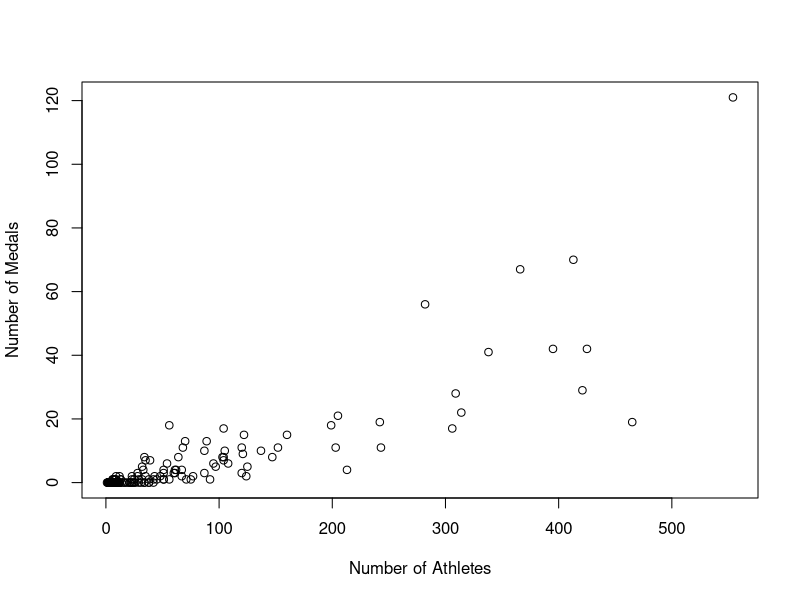
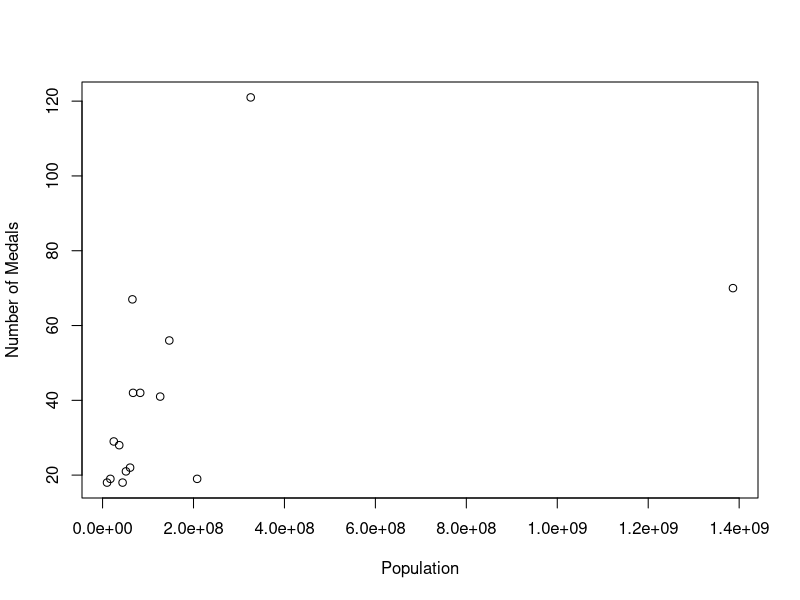

Source code (R) for these figures, in order:
## ---- chunk 1
athletes <-  read.table("athletes2016.txt")
## ---- chunk 2
cnames <-  c("Country", "NumAthletes", "NumGold", "NumSilver", "NumBronze", "NumTotal")
colnames(athletes, do.NULL = FALSE)
colnames(athletes) <- cnames
## ---- chunk 3
sorted_by_athletes <- athletes[order(-athletes$NumAthletes),]
most_athletes_15 <- sorted_by_athletes$Country[1:15]
## ---- chunk 4
sorted_by_medals <- athletes[order(-athletes$NumTotal),]
most_medals_15 <- sorted_by_medals$Country[1:15]
## ---- chunk 5
plot(athletes$NumAthletes, athletes$NumTotal, xlab = 'Number of Athletes', 
     ylab = 'Number of Medals')
ath_cor = cor(athletes$NumAthletes, athletes$NumTotal)
## ---- chunk 6
population = c(325771000, 1386390000, 65648100, 146787329, 67080000, 
               82800000, 126750000, 24654000, 36660000,60532325, 51446201,
               208003000, 17155200, 9843031, 44044811)
## ---- chunk 7
plot(population, sorted_by_medals$NumTotal[1:15], xlab = 'Population',
     ylab = 'Number of Medals')
pop_cor = cor(population, sorted_by_medals$NumTotal[1:15])
## ---- chunk 8
ratios = sorted_by_medals$NumTotal[1:15]/population
ratios_1000000 = ratios * 1000000
